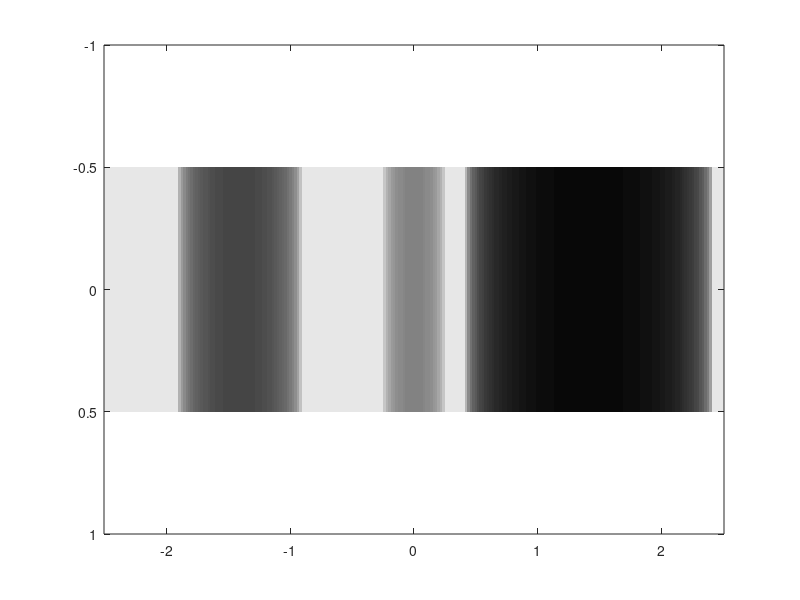
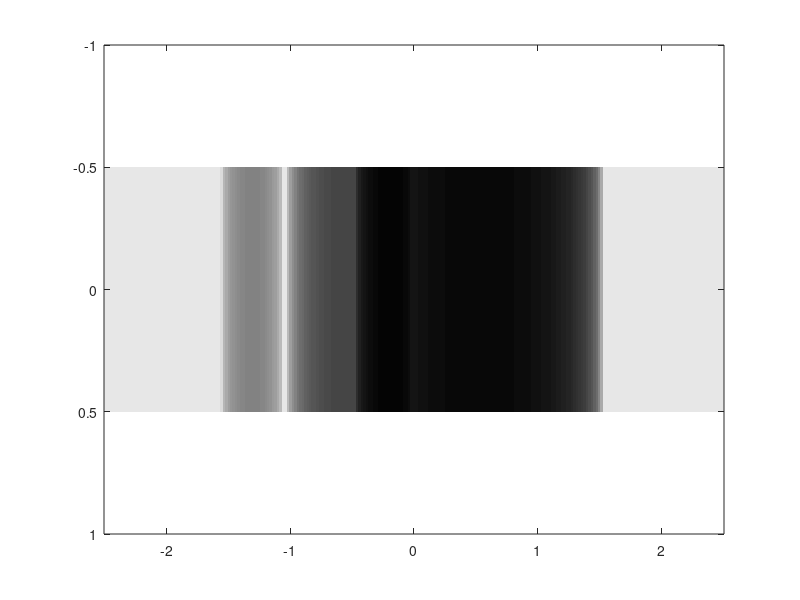

Reproduce these figures in MATLAB, in order.
x0 = [0 2 2]-1;
y0 = [0 0 2]-1;
r = [1 .5 2]/2;
angles = [23 -45];
for a = angles
    alpha = a*pi/180;
    x1 = y0*cos(alpha)-x0*sin(alpha);
    
    x = -2.5:.02:2.5;
    t = 0*x;
    for i = 1:length(r)
        t = t + real(2*sqrt(r(i)^2-(x1(i)-x).^2));
    end
    I = exp(-.6*t)*1.3-.4;
    I = exp(-t)-.1;
    figure(a+100);
    imagesc(x,0,I)
    colormap('gray')
    caxis([0 1])
    imwrite(I,sprintf('image%d.png',a))
end